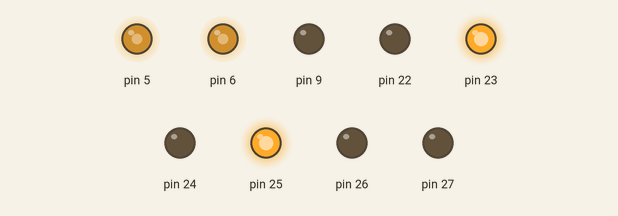
Recording of a sketch running on a simulated Arduino Mega 2560, built with avr-gcc and run on an emulated ATmega2560. On the bench: output pins drawn as LEDs (lit = HIGH).

Above: at 0.05 s.
At 3.95 s:
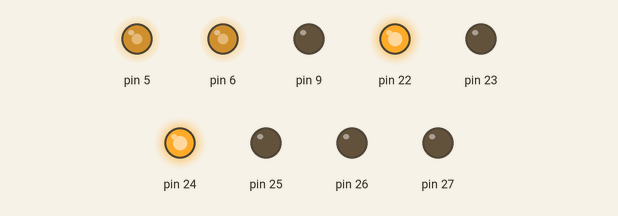
Timing chart, 0 to 4.6 s (numbered marks = the images above):
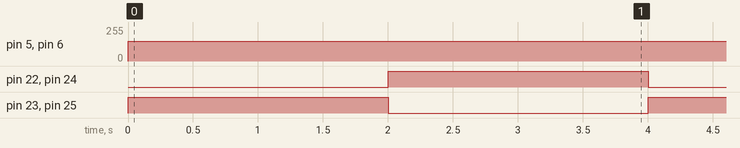

The sketch:

parking.ino
```cpp
#include <Servo.h>
#include <math.h>

constexpr float BACKMOTOR_MAX = 255.0;
constexpr float BACKMOTOR_MIN = 0.0;
constexpr float FRONTMOTOR_MAX = 800; // potentiometer 값으로 매핑하도록...
constexpr float FRONTMOTOR_MIN = 115;

int trig = 52;
int echo = 53;

// class
class MyMotorControl {
  protected:
    int input1; // digital
    int input2; // digital
    int pwm; // pwm

  public:
    MyMotorControl(int input1, int input2, int pwm);
    void stop();
    void changePower(int power);
};

class BackMyMotorControl : public MyMotorControl {
  public:
    BackMyMotorControl(int input1, int input2, int pwm);
    void go(int power);
    void back(int power);
};

class FrontMyMotorControl : public MyMotorControl {
  private:
    int prev_error;
    double integral;
  public:
    FrontMyMotorControl(int input1, int input2, int pwm);
    void move(int power);
};

// map function for float input
int mapFloat(float value, float fromLow, float fromHigh, float toLow, float toHigh);

// 포텐시오미터값 전역변수
int pot_value = 500;

// 핀 설정
const int potPin = A0; // 포텐시오미터 핀 설정
BackMyMotorControl leftMotor(22, 23, 5); // 왼쪽 모터를 위한 핀 설정
BackMyMotorControl rightMotor(24, 25, 6); // 오른쪽 모터를 위한 핀 설정
FrontMyMotorControl steeringMotor(26, 27, 9); // 조향 모터를 위한 핀 설정

//////////////////////////////////////////////////////////////////////////////////////////////////////////
//////////////////////////////////////////////////////////////////////////////////////////////////////////
//////////////////////////////////////////////////////////////////////////////////////////////////////////
//////////////////////////////////////////////////////////////////////////////////////////////////////////
//////////////////////////////////////////////////////////////////////////////////////////////////////////

void setup() {
  leftMotor.stop();
  rightMotor.stop();
  steeringMotor.stop();

  pinMode(trig, OUTPUT);
  pinMode(echo, INPUT);
  Serial.begin(57600);
}

void loop() {
    GO(1000);
    STEER('left');
    GO(1000);
    STEER('right');
    BACK(1000);
    STEER('center');
    BACK(1000);
}

//////////////////////////////////////////////////////////////////////////////////////////////////////////
//////////////////////////////////////////////////////////////////////////////////////////////////////////
//////////////////////////////////////////////////////////////////////////////////////////////////////////
//////////////////////////////////////////////////////////////////////////////////////////////////////////
//////////////////////////////////////////////////////////////////////////////////////////////////////////

// Ultrasonic dist sensor
float calcDist() {
  float Length, distance;

  // trigger 신호 발생 (10us)
  digitalWrite(trig, LOW);     // 초기화
  delay(2);
  digitalWrite(trig, HIGH);    // trigger 신호 발생 (10us)
  delay(10);
  digitalWrite(trig, LOW);

  // Echo 신호 입력
  /* pulseIn()는 아두이노 기본 함수로 입력신호가 High 또는 Low가 되는 시간을 측정해주는 함수,
     pulseIn 함수를 통해 echo핀에 초음파가 돌아오는 시간을 측정 */
  Length = pulseIn(echo, HIGH);

  // 거리계산
  // 거리를 계산하는 공식을 코딩, 10000는 cm로 단위변환을 위해 사용함
  distance = ((float)(340 * Length) / 10000) / 2;

  return distance; // 계산된 거리 값을 반환
}


// MyMotorControl
MyMotorControl::MyMotorControl(int input1, int input2, int pwm) {
  this->input1 = input1;
  this->input2 = input2;
  this->pwm = pwm;

  pinMode(input1, OUTPUT);
  pinMode(input2, OUTPUT);
  pinMode(pwm, OUTPUT);
}

void MyMotorControl::stop() {
  digitalWrite(input1, LOW);
  digitalWrite(input2, LOW);
  analogWrite(pwm, 0);
}

void MyMotorControl::changePower(int power) {
  analogWrite(pwm, power);
}

// BackMyMotorControl
BackMyMotorControl::BackMyMotorControl(int input1, int input2, int pwm)
  : MyMotorControl(input1, input2, pwm) {}

void BackMyMotorControl::go(int power) {
  digitalWrite(input1, LOW);
  digitalWrite(input2, HIGH);
  analogWrite(pwm, power);
}

void BackMyMotorControl::back(int power) {
  digitalWrite(input1, HIGH);
  digitalWrite(input2, LOW);
  analogWrite(pwm, power);
}

// FrontMyMotorControl
FrontMyMotorControl::FrontMyMotorControl(int input1, int input2, int pwm)
  : MyMotorControl(input1, input2, pwm) {}

void FrontMyMotorControl::move(int target_angle) {
  int error_angle = target_angle - pot_value;
  double Kp = 1;
  double Ki = 0.01;
  double Kd = 0.02;

  integral += error_angle;
  double derivative = error_angle - prev_error;

  double control_value = Kp * error_angle + Ki * integral + Kd * derivative;
  control_value = constrain(control_value, -255, 255);

  // 방향 제어 및 속도 제어
  if (control_value > 0) { // 좌회전해야하는 상황
    digitalWrite(input1, LOW);
    digitalWrite(input2, HIGH);
    analogWrite(pwm, abs(control_value));
  } else if (control_value == 0) {
    stop();
  } else { // 우회전해야하는 상황
    digitalWrite(input1, HIGH);
    digitalWrite(input2, LOW);
    analogWrite(pwm, abs(control_value));
  }
  prev_error = error_angle;

}

int mapFloat(float value, float fromLow, float fromHigh, float toLow, float toHigh) {
  return int(round(toLow + (value - fromLow) * (toHigh - toLow) / (fromHigh - fromLow)));
}

//////////////////// ------------주차 미션을 위해 추가된 함수들------------------ ///////////////////////
void GO(int duration) {
  int power = 150;
  leftMotor.go(power);
  rightMotor.go(power);
  delay(duration);
  leftMotor.stop();
  rightMotor.stop();
}

void BACK(int duration) {
  int power = 150;
  leftMotor.back(power);
  rightMotor.back(power);
  delay(duration);
  leftMotor.stop();
  rightMotor.stop();
}

void STEER(const char* direction) {
  int target_angle;
  if (strcmp(direction, "left") == 0) {
    target_angle = FRONTMOTOR_MAX;
  } else if (strcmp(direction, "right") == 0) {
    target_angle = FRONTMOTOR_MIN;
  } else if (strcmp(direction, "center") == 0) {
    target_angle = (FRONTMOTOR_MAX + FRONTMOTOR_MIN) / 2;
  } else {
    return; // Invalid direction
  }

  unsigned long start_time = millis();
  while (millis() - start_time < 1000) {
    steeringMotor.move(target_angle);
    delay(10);
  }
  steeringMotor.stop();
}

void STOPWHEN(float threshold, const char* condition) {
  int power = 150;
  int count = 0;

  while (true) {
    float distance = calcDist();

    if ((strcmp(condition, "bigger") == 0 && distance > threshold) ||
        (strcmp(condition, "smaller") == 0 && distance < threshold)) {
      count++;
    } else {
      count = 0;
    }

    if (count >= 3) {
      leftMotor.stop();
      rightMotor.stop();
      break;
    }

    leftMotor.go(power);
    rightMotor.go(power);
    delay(100);//이게 있어야할까..?
  }
}
```

Measured:
- by itself, pin 5, pin 6: 0/255 → 150/255 at 0.00 s
- by itself, pin 22–25: alternates HIGH for 2.0 s and LOW for 2.0 s
